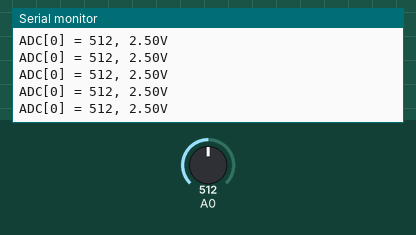
Simulated run of this sketch. Board: Arduino Uno, built with avr-gcc and run on an emulated ATmega328P. Parts: the last lines printed to the serial monitor. Inputs (shaded band) come from the test bench; at power-on: A0 = 512.

Above: at 1.2 s.
1.3 s: A0 set to 987
At 2.2 s:
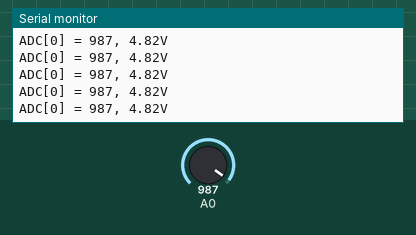
2.8 s: A0 set to 1013
At 3.6 s:
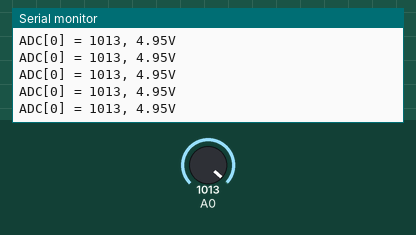
14.8 s: A0 set to 109
At 15.7 s:
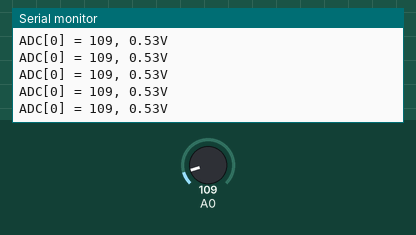
16.3 s: A0 set to 89
At 17.0 s:
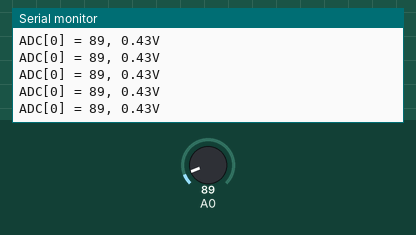
Timing chart, 0 to 18.8 s (numbered marks = the images above; inputs shaded):
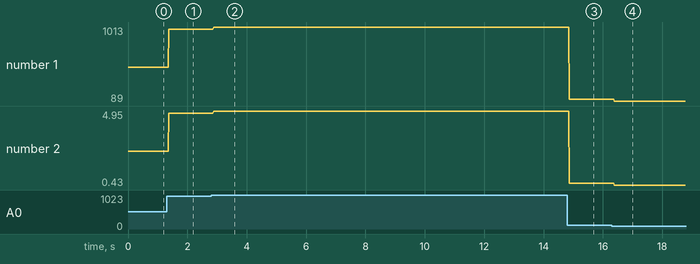

Measured:
- after the input at 1.3 s, the serial monitor: prints a new line after 0.08 s (image 1)
- after the input at 2.8 s, the serial monitor: prints a new line after 0.08 s (image 2)
- after the input at 14.8 s, the serial monitor: prints a new line after 0.07 s (image 3)
- after the input at 16.3 s, the serial monitor: prints a new line after 0.08 s (image 4)
- plotted number 1: 512 → 987 after the input at 1.3 s, 987 → 1013 after the input at 2.8 s, 1013 → 109 after the input at 14.8 s, 109 → 89 after the input at 16.3 s
- plotted number 2: 2.5 → 4.82 after the input at 1.3 s, 4.82 → 4.95 after the input at 2.8 s, 4.95 → 0.53 after the input at 14.8 s, 0.53 → 0.43 after the input at 16.3 s

The sketch:

ADC_Int.ino
```cpp
/*
 ADC
 */

volatile int val = 0;
volatile int flag = 0;

ISR(ADC_vect)
{
	TIFR0 |= (1 << OCF0A);
	TCNT0 = 0;

	val = ADC;
	flag = 1;
}

void InitTimer0(void) {
	//Set Initial Timer value
	TCNT0 = 0;
	//Place TOP timer value to Output compare register
	OCR0A = 99;
	//Set CTC mode
	//and make toggle PD6/OC0A pin on compare match
	TCCR0A |= (1 << COM0A0) | (1 << WGM01);
}

void StartTimer0(void) {
	//Set prescaller 8 and start timer
	TCCR0B |= (1 << CS01);
}

void SetADCChannel(uint8_t ADCchannel) {
	//select ADC channel with safety mask
	ADMUX = (ADMUX & 0xF0) | (ADCchannel & 0x0F);
}

void InitADC() {
	// Select Vref=AVcc
	//and set left adjust result
	//ADMUX |= (1 << REFS0) | (1 << ADLAR);
	ADMUX |= (1 << REFS0);
	//set prescaller to 32
	//enable autotriggering
	//enable ADC interupt
	//and enable ADC
	ADCSRA |= (1 << ADPS2) | (1 << ADPS0) | (1 << ADATE) | (1 << ADIE)
			| (1 << ADEN);
	//set ADC trigger source - Timer0 compare match A
//	ADCSRB |= (1 << ADTS1) | (1 << ADTS0);
}

void StartADC(void) {
	ADCSRA |= (1 << ADSC);
}

void setup() {
	Serial.begin(9600);

	InitADC();
	SetADCChannel(0);

//	InitTimer0();
//	StartTimer0();
	StartADC();
	sei();
}

void loop() {
	if (flag) {
		cli();
		Serial.print("ADC[0] = ");
		Serial.print(val);
		Serial.print(", ");
		Serial.print(map(val, 0, 1023, 0, 5000) / 1000.0, 2);
		Serial.println("V");
		//    delay(500);
		flag = 0;
		//StartADC();
		sei();
	}
}
```
